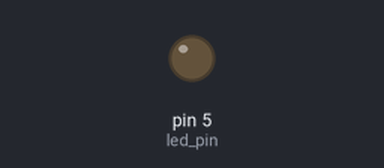
Bench run of a sketch on a simulated Arduino Uno, built with avr-gcc and run on an emulated ATmega328P. Parts: output pins drawn as LEDs (lit = HIGH).

Above: at 0.05 s.
At 3.2 s:
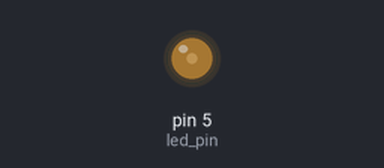
At 6.4 s:
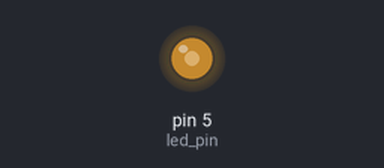
At 12.8 s:
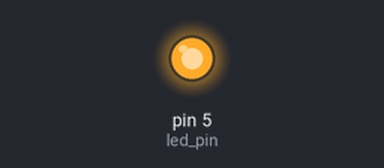
Timing chart, 0 to 16.6 s (numbered marks = the images above):
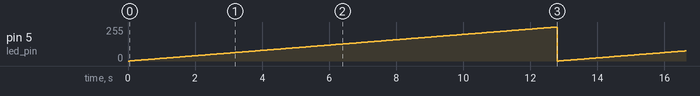

Measured:
- by itself, pin 5 (led_pin): ramps from 0/255 to 255/255 and jumps back, once every 12.8 s

The sketch:

fading.ino
```cpp
// for pwm pins 3,5,6,9,10,11
// for pwm pins 5,6 frequency is abut 1000Hz.
// for pwm pins 9,10,11 frequency is abour 500Hz.
// This is ardunio project of fading LED(chaning its brightness).
int led_pin=5;
void setup() {
  // put your setup code here, to run once:
pinMode(led_pin,OUTPUT);
}

void loop() {
  // put your main code here, to run repeatedly:
int i=0;
while(i<=255){
  analogWrite(led_pin,i);
  delay(50);
  i+=1;
}
}
```

Source omitted: images.c (data table, 15393 bytes), for_lcd_menu.c (data table, 18471 bytes)
